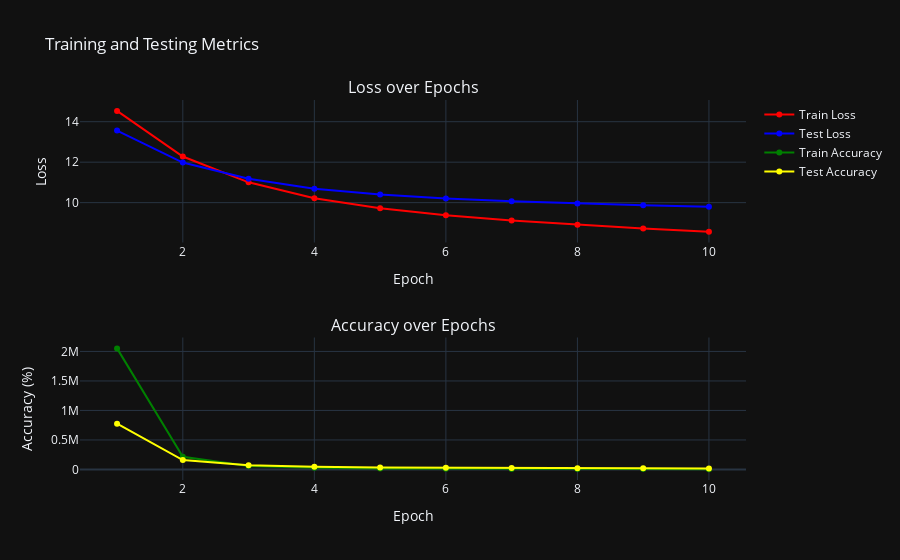

The code cell stored with this chart in its notebook:
### Markdown cell above
#### Визуализируем метрики обучения

### Code cell
Word2Vec.plot_metrics(*res)

### Figure 1 — Plotly figure (JSON) as saved in the notebook; plotly's stock layout.template omitted (floating-point values rounded to 4 significant figures)
{"data": [{"line": {"color": "red"}, "mode": "lines+markers", "name": "Train Loss", "type": "scatter", "x": [1, 2, 3, 4, 5, 6, 7, 8, 9, 10], "xaxis": "x", "y": [14.53, 12.28, 11.0, 10.22, 9.723, 9.381, 9.121, 8.909, 8.728, 8.569], "yaxis": "y"}, {"line": {"color": "blue"}, "mode": "lines+markers", "name": "Test Loss", "type": "scatter", "x": [1, 2, 3, 4, 5, 6, 7, 8, 9, 10], "xaxis": "x", "y": [13.56, 11.98, 11.18, 10.69, 10.4, 10.21, 10.07, 9.96, 9.872, 9.797], "yaxis": "y"}, {"line": {"color": "green"}, "mode": "lines+markers", "name": "Train Accuracy", "type": "scatter", "x": [1, 2, 3, 4, 5, 6, 7, 8, 9, 10], "xaxis": "x2", "y": [2052000.0, 215100.0, 60120.0, 27490.0, 16690.0, 11870.0, 9144.0, 7397.0, 6173.0, 5264.0], "yaxis": "y2"}, {"line": {"color": "yellow"}, "mode": "lines+markers", "name": "Test Accuracy", "type": "scatter", "x": [1, 2, 3, 4, 5, 6, 7, 8, 9, 10], "xaxis": "x2", "y": [774700.0, 159400.0, 71670.0, 43980.0, 32960.0, 27190.0, 23610.0, 21170.0, 19380.0, 17970.0], "yaxis": "y2"}], "layout": {"annotations": [{"font": {"size": 16}, "showarrow": false, "text": "Loss over Epochs", "x": 0.5, "xanchor": "center", "xref": "paper", "y": 1, "yanchor": "bottom", "yref": "paper"}, {"font": {"size": 16}, "showarrow": false, "text": "Accuracy over Epochs", "x": 0.5, "xanchor": "center", "xref": "paper", "y": 0.375, "yanchor": "bottom", "yref": "paper"}], "title": {"text": "Training and Testing Metrics"}, "xaxis": {"anchor": "y", "domain": [0, 1], "title": {"text": "Epoch"}}, "xaxis2": {"anchor": "y2", "domain": [0, 1], "title": {"text": "Epoch"}}, "yaxis": {"anchor": "x", "domain": [0.625, 1], "title": {"text": "Loss"}}, "yaxis2": {"anchor": "x2", "domain": [0, 0.375], "title": {"text": "Accuracy (%)"}}}}
